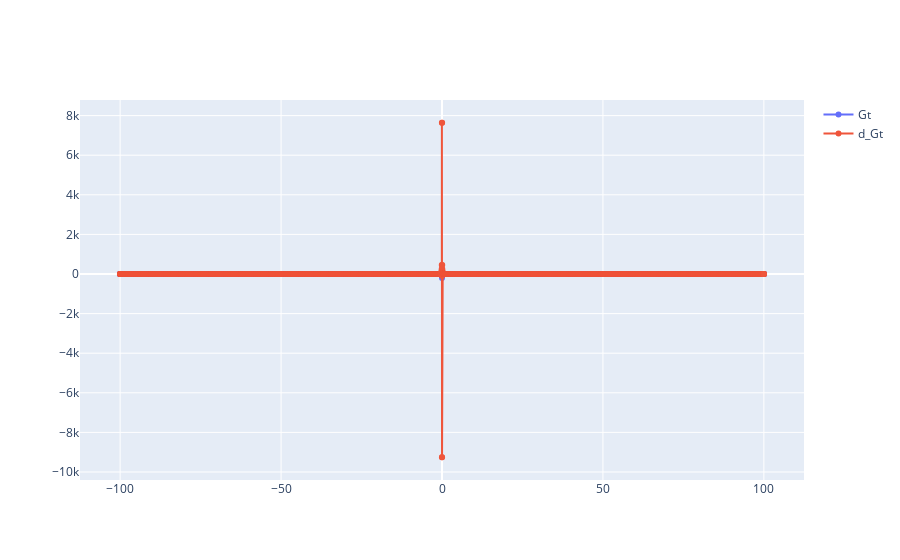

The code cell stored with this chart in its notebook:
### Code cell
fig = go.Figure()
fig.add_trace(go.Scatter(x=r, y=Gt, name="Gt", mode="lines+markers"))
fig.add_trace(go.Scatter(x=r, y=d_Gt, name="d_Gt", mode="lines+markers"))

### Figure 1 — Plotly figure (JSON) as saved in the notebook; plotly's stock layout.template omitted (floating-point values rounded to 4 significant figures; data arrays with more than 128 entries replaced by an {"elided": "..."} marker saying what was removed)
{"data": [{"mode": "lines+markers", "name": "Gt", "type": "scatter", "x": {"elided": "10006 float values"}, "y": {"elided": "10006 float values"}}, {"mode": "lines+markers", "name": "d_Gt", "type": "scatter", "x": {"elided": "10006 float values"}, "y": {"elided": "10006 float values"}}], "layout": {}}
